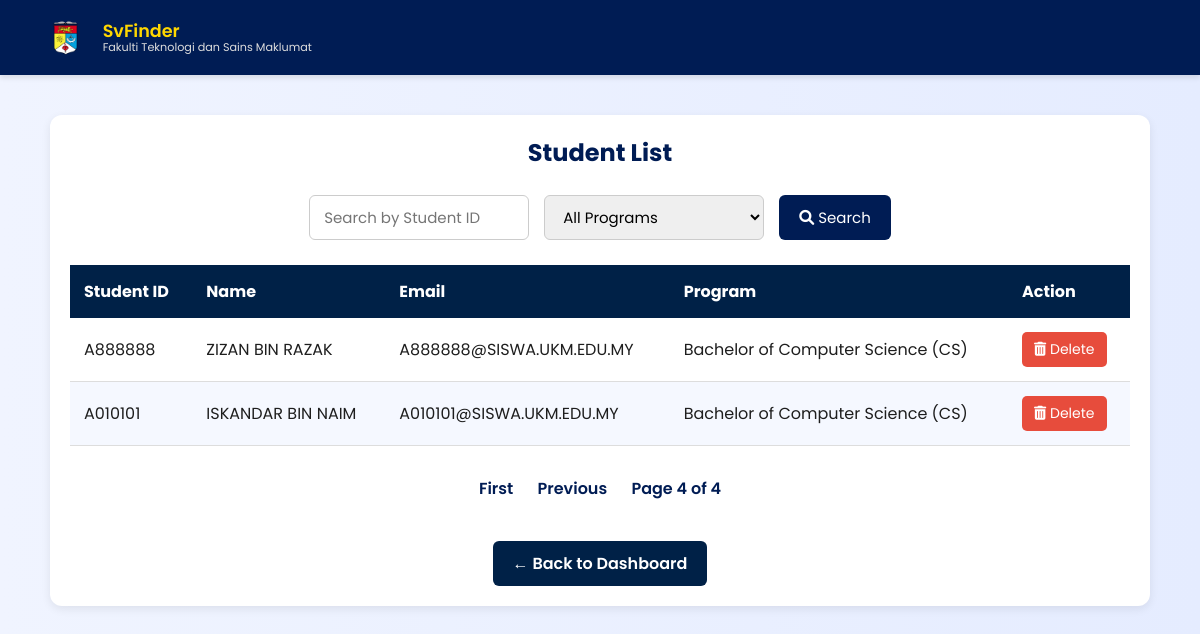
/studentlist?page=4, run on an earlier commit of the app's database.
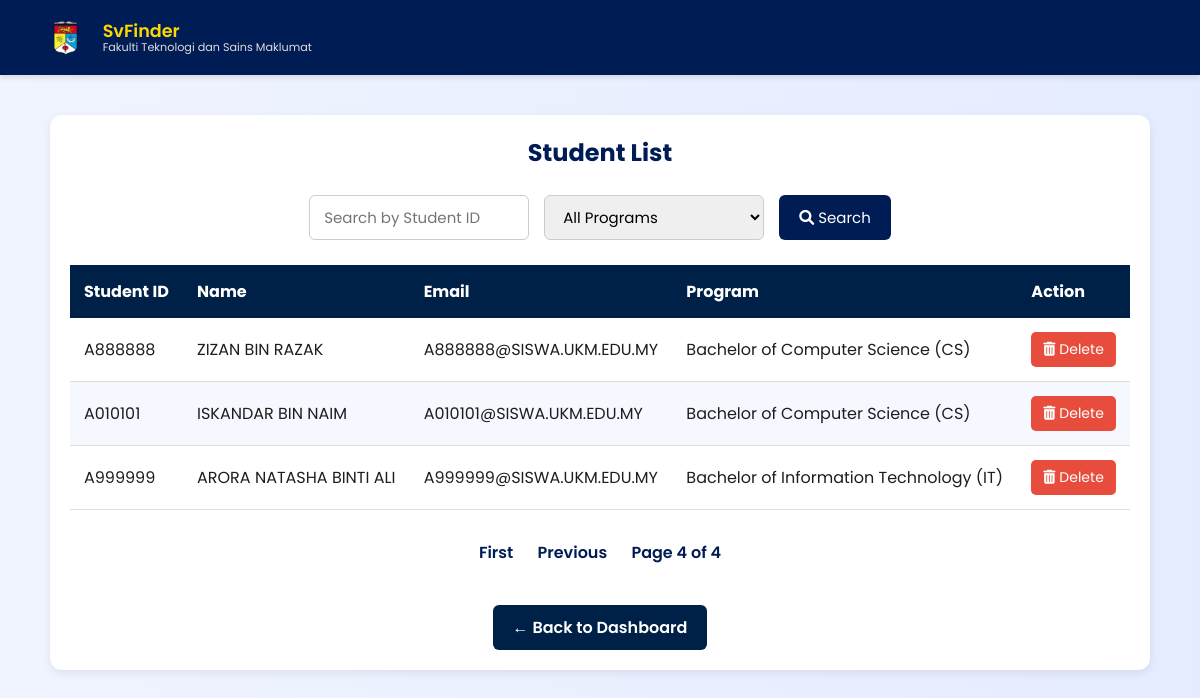
And on a later commit of the database.
### SVFINDER/models.py (models this page shows)
class Pelajar(models.Model):
    user = models.OneToOneField(User, on_delete=models.CASCADE, null=True, blank=True)
    id_pelajar = models.CharField(max_length=30, primary_key=True)
    nama_pelajar = models.CharField(max_length=255)
    email_pelajar = models.EmailField(max_length=255)
    no_pelajar = models.CharField(max_length=15)
    katalaluan_pelajar = models.CharField(max_length=30)
    program_pelajar = models.CharField(max_length=255)
    gambar_pelajar = models.ImageField(upload_to='pelajar/', null=True, blank=True)  # <-- Added here
    id_admin = models.ForeignKey('AdminSistem', on_delete=models.CASCADE, null=True, blank=True)

### SVFINDER/views.py (the view)
# urls.py: path('studentlist', views.studentlist, name='studentlist'),
def studentlist(request):
    search_id = request.GET.get('search_id')
    program_filter = request.GET.get('program_pelajar')
    students = Pelajar.objects.all()
    if search_id:
        students = students.filter(id_pelajar__icontains=search_id)
    if program_filter:
        students = students.filter(program_pelajar=program_filter)
    paginator = Paginator(students, 8)  # Show 10 students per page
    page_number = request.GET.get('page')
    page_obj = paginator.get_page(page_number)
    return render(request, 'studentlist.html', {
        'students': page_obj.object_list,
        'page_obj': page_obj
    })

### SVFINDER/templates/studentlist.html (shortened to what this page needs)
{% load static %}
<!DOCTYPE html>
<html lang="en">
<head>
  <link rel="stylesheet" href="https://cdnjs.cloudflare.com/ajax/libs/font-awesome/6.0.0-beta3/css/all.min.css"/>
</head>
<body>
<nav>
  <div class="logo-section">
    <img src="{% static 'logoukm.png' %}" alt="UKM Logo" class="logo-img" />
    <div class="logo-text">
      <span class="logo-main">SvFinder</span>
      <span class="logo-sub">Fakulti Teknologi dan Sains Maklumat</span>
    </div>
  </div>
</nav>
<div class="container">
  <h2>Student List</h2>
  <div class="filter-bar">
    <form method="get">
      <input type="text" name="search_id" placeholder="Search by Student ID" value="{{ request.GET.search_id }}"/>
      <select name="program_pelajar">
        <option value="">All Programs</option>
      </select>
      <button type="submit"><i class="fas fa-search"></i> Search</button>
    </form>
  </div>
  <table>
    <thead>
      <tr>
        <th>Student ID</th>
        <th>Name</th>
        <th>Email</th>
        <th>Program</th>
        <th>Action</th>
      </tr>
    </thead>
    <tbody>
      {% for student in students %}
      <tr>
        <td data-label="Student ID">{{ student.id_pelajar }}</td>
        <td data-label="Name">{{ student.nama_pelajar }}</td>
        <td data-label="Email">{{ student.email_pelajar }}</td>
        <td data-label="Program">{{ student.program_pelajar }}</td>
        <td data-label="Action">
          <form method="post" action="{% url 'delete_studentlist' student.id_pelajar %}" onsubmit="return confirm('Are you sure you want to delete this student?')">
            <button class="delete-btn"><i class="fas fa-trash-alt"></i> Delete</button>
          </form>
        </td>
      </tr>
      {% endfor %}
    </tbody>
  </table>
  <div class="pagination">
    {% if page_obj.has_other_pages %}
      {% if page_obj.has_previous %}
        <a href="?page=1{% if request.GET.search_id %}&search_id={{ request.GET.search_id }}{% endif %}{% if request.GET.program_pelajar %}&program_pelajar={{ request.GET.program_pelajar }}{% endif %}">First</a>
        <a href="?page={{ page_obj.previous_page_number }}">Previous</a>
      {% endif %}
      <span>Page {{ page_obj.number }} of {{ page_obj.paginator.num_pages }}</span>
    {% endif %}
  </div>
  <div class="back-button">
    <a href="{% url 'mainadmin' %}">← Back to Dashboard</a>
  </div>
</div>
</body>
</html>

What changed in the data, as far as the page shows it:
added Pelajar: id_pelajar "A999999", nama_pelajar "ARORA NATASHA BINTI ALI", email_pelajar "A999999@SISWA.UKM.EDU.MY", program_pelajar "Bachelor of Information Technology (IT)"
